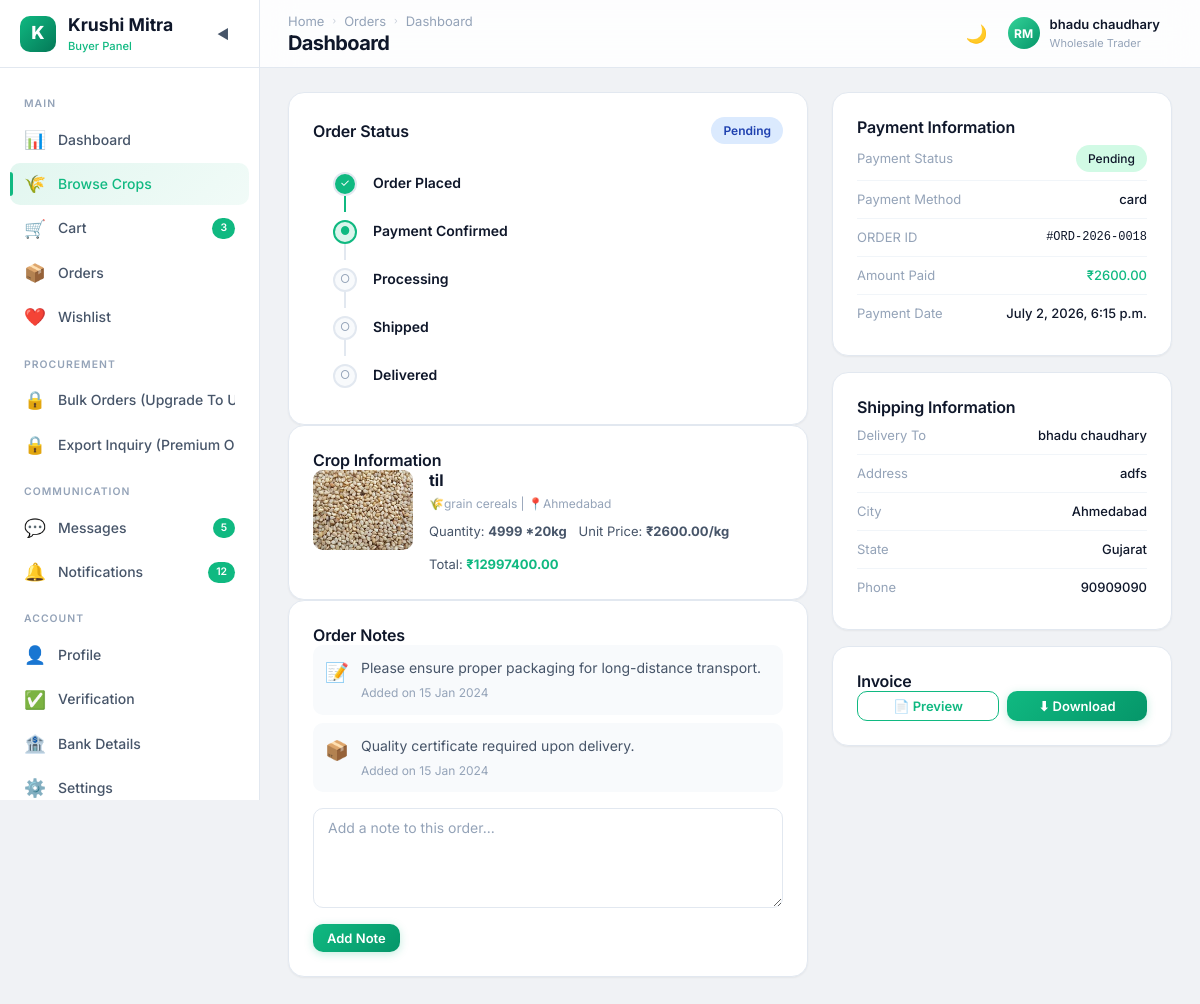
Before: /buyer/order-details/27 (signed in) with the older database file.
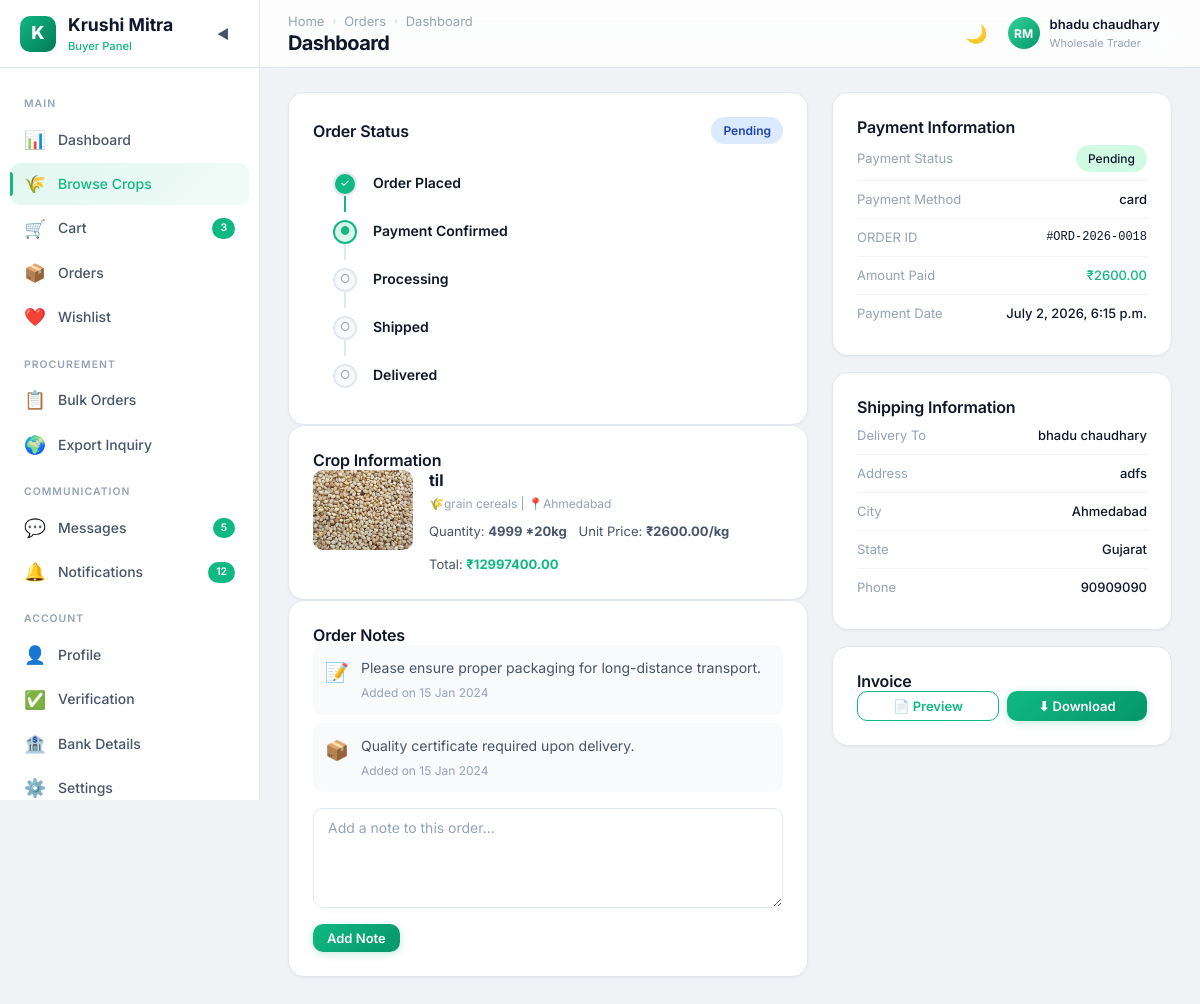
After: the same page with the newer database file.
### farmer/views.py (the view)
        def wrapper(request, *args, **kwargs):
            if "contact" in request.session:
                try:
                    user = User.objects.get(contact=request.session['contact'])
                    request.uid = user
                    if user.role not in allowed_roles:
                        messages.error(request, "Access Denied")
                        return redirect('login')
                    return view_function(request, *args, **kwargs)
                except User.DoesNotExist:
                    return redirect('login')
            return redirect('login')

### buyer/views.py (called while the page is built)
@check_login(['Buyer'])
def buyer_order_details(request,pk):
    uid = request.uid
    buyr = Buyer.objects.get(user=uid)
    premium_type = premium_buyer.objects.get(user=buyr)
    item = OrderItem.objects.get(id=pk)
    context = {'uid':uid,'buyr':buyr,'item':item,'premium_type':premium_type,'buyr':buyr}
    return render(request, "buyer/order-details.html",context)

### farmer/views.py (called while the page is built)
def check_login(allowed_roles):
    def decorator(view_function):
        def wrapper(request, *args, **kwargs):
            if "contact" in request.session:
                try:
                    user = User.objects.get(contact=request.session['contact'])
                    request.uid = user
                    if user.role not in allowed_roles:
                        messages.error(request, "Access Denied")
                        return redirect('login')
                    return view_function(request, *args, **kwargs)
                except User.DoesNotExist:
                    return redirect('login')
            return redirect('login')
        return wrapper
    return decorator

### buyer/templates/buyer/order-details.html (shortened to what the changed rows need)
<!DOCTYPE html>
{% load static %}
<html lang="en" data-theme="light">
<head>
  <link rel="stylesheet" href="{% static 'buyer/css/style.css' %}">
  <link rel="stylesheet" href="{% static 'buyer/css/order-details.css' %}">
</head>
<body>
  <div class="app-layout">
    <aside class="sidebar">
      <nav class="sidebar-nav">
        {% if buyr.is_premiume %}
        <a href="{% url 'buyer_bulk_order' %}" class="sidebar-item" data-tooltip="Bulk Orders">
          <span class="sidebar-item-icon">📋</span>
          <span class="sidebar-item-text">Bulk Orders</span>
        </a>
        {% if premium_type.premium_type == 'Premium' %}
        <a href="{% url 'buyer_export_inquiry' %}" class="sidebar-item">
          <span class="sidebar-item-icon">🌍</span>
          <span class="sidebar-item-text">Export Inquiry</span>
        </a>
        {% else %}
        <a href="#" class="sidebar-item disabled-link"
          onclick="alert('Export Inquiry is available for Premium users only.'); return false;">
          <span class="sidebar-item-icon">🔒</span>
          <span class="sidebar-item-text">Export Inquiry (Premium Only)</span>
        </a>
        {% endif %}
        {% else %}
        <a href="#" class="sidebar-item disabled-link" onclick="alert('Upgrade To Unlock Bulk Orders'); return false;">
          <span class=" sidebar-item-icon">🔒</span>
          <span class="sidebar-item-text">Bulk Orders (Upgrade To Unlock)</span>
        </a>
        <a href="#" class="sidebar-item disabled-link"
          onclick="alert('Export Inquiry is available for Premium users only.'); return false;">
          <span class="sidebar-item-icon">🔒</span>
          <span class="sidebar-item-text">Export Inquiry (Premium Only)</span>
        </a>
        {% endif %}
      </nav>
    </aside>
    <div class="main-wrapper">
      <header class="navbar">
        <div class="navbar-left"><button class="mobile-menu-btn">☰</button>
          <div>
            <h1 class="page-title">Order #ORD-2024-0891</h1>
          </div>
        </div>
      </header>
    </div>
  </div>
</body>
</html>

Changed rows visible on the page:
changed Buyer "adfs": is_premiume False → True (drawn)
Other visible differences:
text no longer shown: "🔒 Bulk Orders (Upgrade To… 🔒 Export Inquiry (Premium…"
text now shown: "📋 Bulk Orders 🌍 Export Inquiry"
